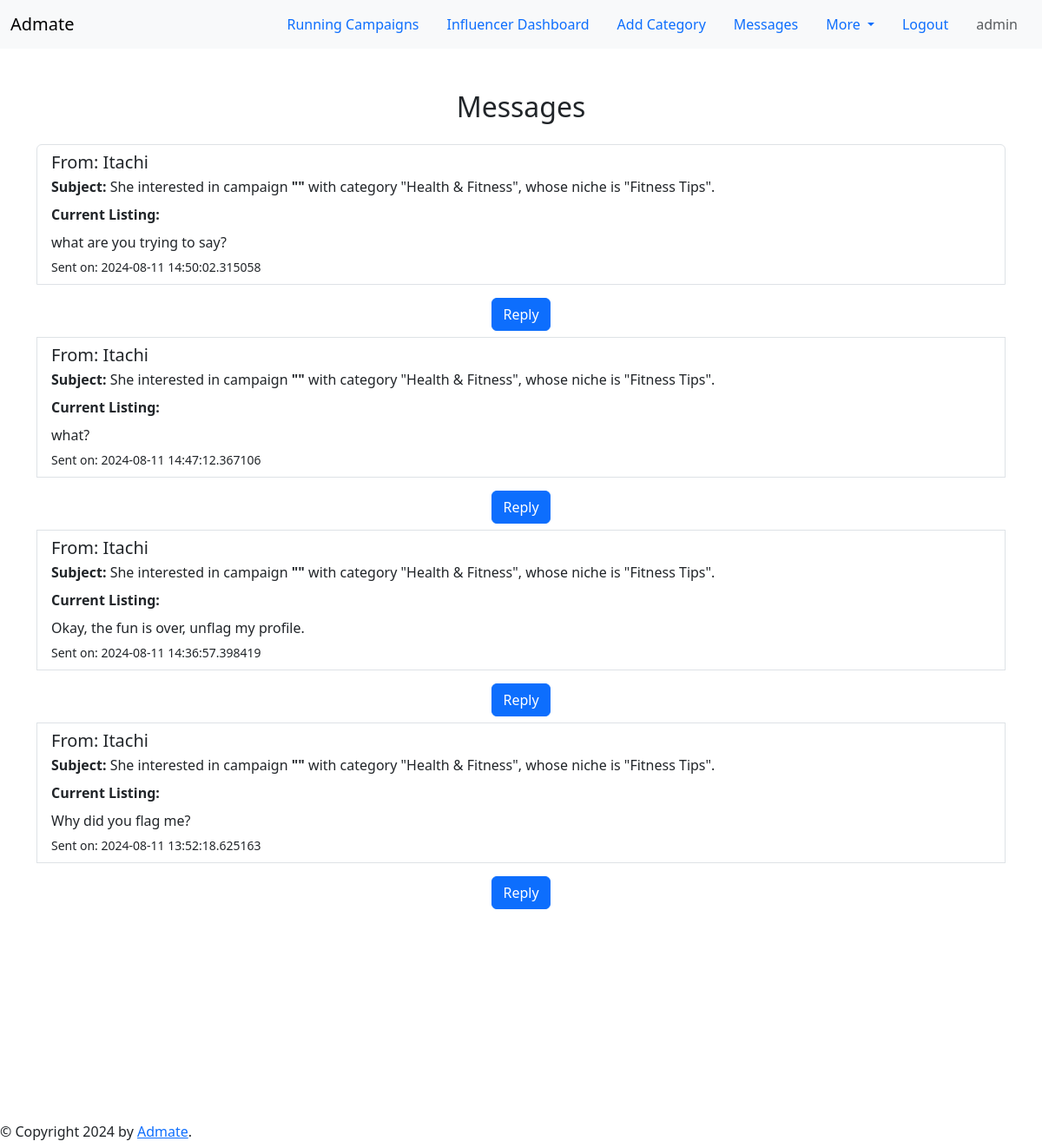
The app's page /view_message (signed in) with its own data.
### application/models.py (models this page shows, shortened)
class Message(db.Model):
    id = db.Column(db.Integer, primary_key=True)
    sender = db.Column(db.String(80), nullable=False)
    receiver = db.Column(db.String(80), nullable=False)
    content = db.Column(db.Text, nullable=False)
    timestamp = db.Column(db.DateTime, default=datetime.utcnow)
    campaign_id = db.Column(db.Integer, db.ForeignKey('campaign.id'))
    influencer_id = db.Column(db.Integer, db.ForeignKey('influencer_profile.id'))
    category_id = db.Column(db.Integer, db.ForeignKey('categories.category_id'))
    niche_id = db.Column(db.Integer, db.ForeignKey('niche.niche_id'))
    category = db.relationship('Categories', backref='messages', lazy=True)
    niche = db.relationship('Niche', backref='messages', lazy=True)
    campaign = db.relationship('Campaign', backref='messages', lazy=True)
    influencer = db.relationship('InfluencerProfile', backref='messages', lazy=True)

class Categories(db.Model):
    category_id = db.Column(db.Integer, primary_key=True)
    name = db.Column(db.String(30), nullable=False, unique=True)
    description = db.Column(db.String(100), nullable=True)
    niches = db.relationship('Niche', backref='category', lazy=True)

class Niche(db.Model):
    niche_id = db.Column(db.Integer, primary_key=True)
    category_id = db.Column(db.Integer, db.ForeignKey('categories.category_id'), nullable=True)
    name = db.Column(db.String(30), nullable=False)
    description = db.Column(db.String(100), nullable=True)

### application/routes.py (the view)
@app.route("/view_message", methods=["GET"])
def view_message():
    user = session.get('username')
    messages = Message.query.filter_by(receiver=user).order_by(Message.timestamp.desc()).all()
    if messages:
        return render_template('view_message.html',messages=messages)
    flash('No messages to display.')
    return redirect(url_for('all_campaign'))

### templates/view_message.html (shortened to what this page needs)
{% extends 'nav_link.html' %}
{% block content %}
<div class="container mt-5">
    <h2 class="text-center mb-4">Messages</h2>
    <div class="list-group">
        {% for message in messages %}
            {% if message.sender == 'admin' %}
            <div class="list-group-item">
                <h5 class="mb-1">From: {{ message.sender | capitalize }}</h5>
                <h8 class="mb-1"><strong>Subject: </strong>Reply related to unflag the campaign <strong>"{{ message.campaign.name }}"</strong> in the category "{{ message.category.name}}", whose niche is "{{ message.niche.name }}".</h8>
                <p class="mb-1 mt-2">{{ message.content }}</p>
                <small>Sent on: {{ message.timestamp }}</small>
            </div>
            {% else %}
                <div class="list-group-item">
                    <h5 class="mb-1">From: {{ message.sender | capitalize }}</h5>
                    <h8 class="mb-1"><strong>Subject: </strong>She interested in campaign <strong>"{{ message.campaign.name | upper }}"</strong> with category "{{ message.category.name }}", whose niche is "{{ message.niche.name }}".</h8>
                    <p class="mb-1 mt-2"><strong>Current Listing: </strong> {{ message.campaign.budget }}</p>
                    <p class="mb-1 mt-2">{{ message.content }}</p>
                    <small>Sent on: {{ message.timestamp }}</small>
                </div>
            {% endif %}
            <li class="btn">
                <a href="{{ url_for('reply_from_sponsor', message_id=message.id) }}" class="btn btn-primary mt-2">Reply</a>
            </li>
        {% endfor %}
    </div>
</div>
    {% endblock content %}

### records on screen
Message: sender "Itachi", category.name "Health & Fitness", niche.name "Fitness Tips", content "what are you trying to say?", timestamp "2024-08-11 14:50:02.315058"
Message: sender "Itachi", category.name "Health & Fitness", niche.name "Fitness Tips", content "what?", timestamp "2024-08-11 14:47:12.367106"
Message: sender "Itachi", category.name "Health & Fitness", niche.name "Fitness Tips", content "Okay, the fun is over, unflag my profile.", timestamp "2024-08-11 14:36:57.398419"
Message: sender "Itachi", category.name "Health & Fitness", niche.name "Fitness Tips", content "Why did you flag me?", timestamp "2024-08-11 13:52:18.625163"

### other values on screen
{{ session['username'] }} "admin"
